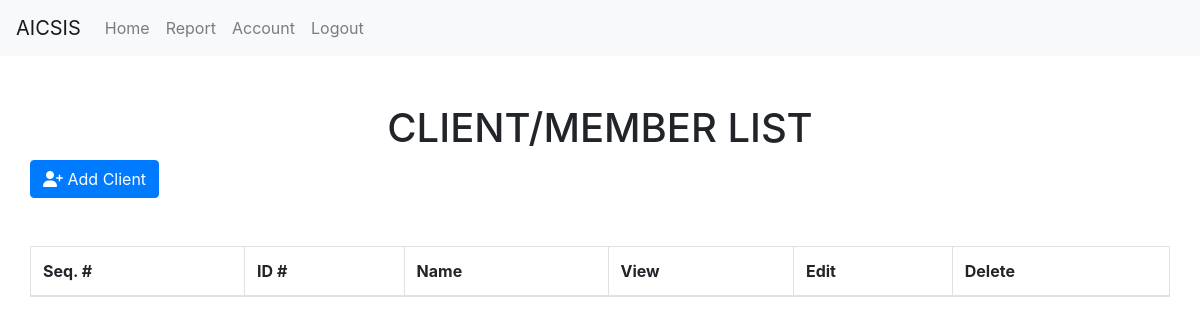
Page /admin (signed in) on the earlier database version.
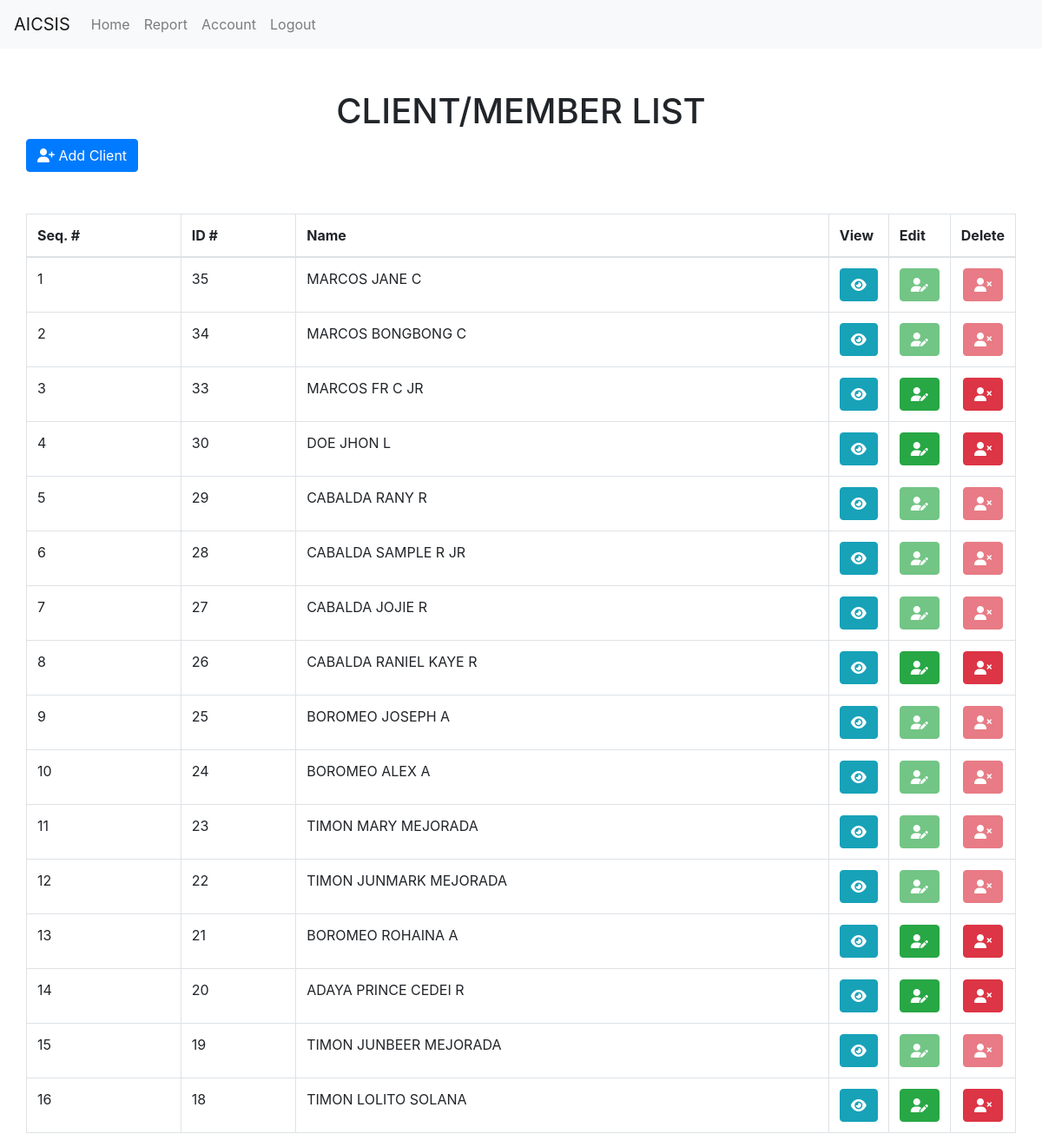
Same page on the later database version.
### tables this page shows
CREATE TABLE `tbl_client` (
  `id` int(11) NOT NULL,
  `lname` varchar(255) NOT NULL,
  `fname` varchar(255) NOT NULL,
  `mname` varchar(255) NOT NULL,
  `suffix` varchar(255) DEFAULT NULL,
  `head_family_id` int(11) DEFAULT NULL,
  `age` varchar(3) DEFAULT NULL,
  `relation` varchar(200) NOT NULL,
  `address` varchar(255) NOT NULL,
  `date_created` datetime(5) NOT NULL DEFAULT current_timestamp(5)
);

### admin/index.php (the view, shortened to what the changed rows need)
<?php
    include('../include/header.php');
    include('../security.php');
?>
    <div class="container">
        <div class="row">
            <div class="table-responsive mt-5 ">
                    <h1 class="text-center"> CLIENT/MEMBER LIST </h1>
                <table class="table table-bordered stripe" id="dataTable1" width="100%" cellspacing="0">
                    <thead>
                        <tr>
                            <th>Seq. #</th>
                            <th>ID #</th>
                            <th>Name</th>
                            <th>View</th>
                            <th>Edit</th>
                            <th>Delete</th>
                        </tr>
                    </thead>
                    <tbody>
                        <?php
                            $query = "SELECT id, lname, fname, mname, suffix, head_family_id, age, relation, address FROM tbl_client ORDER BY id DESC";
                            $query_run = mysqli_query($connection,$query);
                        ?>
                            <?php
                                $seq = 1;
                                if (mysqli_num_rows($query_run) > 0){
                                    while($row = mysqli_fetch_assoc($query_run)){
                            ?>
                                        <tr style="text-transform: capitalize;">
                                            <td><?php echo htmlspecialchars($seq++); ?> </td>
                                            <td><?php echo htmlspecialchars($row['id']); ?> </td>
                                            <td style="text-transform: uppercase;"><?php echo htmlspecialchars($row['lname']." ".$row['fname']. " " .$row['mname']). " " .$row['suffix']; ?> </td>
                                            <td width="2%">
                                                <form action="view_client.php" method="post">
                                                    <button  type="submit" name="btn_view_client" class="btn btn-info btn-circle"><i class='fas fa-eye'></i></button>
                                                </form>
                                            </td>
                                            <td width="2%">
                                                 <?php
                                                    if(empty($row['head_family_id'])){
                                                ?>
                                                        <button type="button" class="btn btn-success btn-circle"  id="edit_client" data-toggle="modal" data-target="#staticBackdrop3" data-id1="<?php echo htmlspecialchars($row['id']); ?>" data-id2="<?php echo htmlspecialchars($row['lname']); ?>" data-id3="<?php echo htmlspecialchars($row['fname']); ?>" data-id4="<?php echo htmlspecialchars($row['mname']); ?>" data-id5="<?php echo htmlspecialchars($row['suffix']); ?>" data-id6="<?php echo htmlspecialchars($row['age']); ?>" data-id7="<?php echo htmlspecialchars($row['address']); ?>">
                                                            <i class="fas fa-user-edit"></i>
                                                        </button>
                                                <?php
                                                    }else{
                                                        ?>
                                                        <button type="button" class="btn btn-success btn-circle" disabled>
                                                            <i class="fas fa-user-edit"></i>
                                                        </button>
                                                    <?php
                                                    }
                                                ?>
                                            </td>
                                            <td class="text-center" style="width: 2%;">
                                                <?php
                                                    if(empty($row['head_family_id'])){
                                                ?>
                                                        <button type="button"  class="btn btn-danger btn-circle" data-id1="<?php echo htmlspecialchars($row['id']); ?>" data-toggle="modal" data-target="#staticBackdrop6" id="clientdeleteid">
                                                        <i class="fas fa-user-times"></i>
                                                        </button>
                                                <?php
                                                    }else{
                                                ?>
                                                        <button type="button"  class="btn btn-danger btn-circle" disabled>
                                                        <i class="fas fa-user-times"></i>
                                                        </button>
                                                        <?php
                                                    }
                                                ?>
                                            </td>
                                        </tr>
                                                <?php
                                    }
                                }else {
                                }
                                        ?>
                    </tbody>
                </table>
                </div>
        </div>
    </div>
<?php
    include('../include/footer.php');
?>

Differences in the rows shown:
added tbl_client: id "35", lname+fname+mname "MARCOS JANE C", head_family_id 33 (drawn)
added tbl_client: id "34", lname+fname+mname "MARCOS BONGBONG C", head_family_id 33 (drawn)
added tbl_client: id "33", lname+fname+mname "MARCOS FR C", suffix "JR"
added tbl_client: id "30", lname+fname+mname "DOE JHON L"
added tbl_client: id "29", lname+fname+mname "CABALDA RANY R", head_family_id 26 (drawn)
added tbl_client: id "28", lname+fname+mname "CABALDA SAMPLE R", suffix "JR", head_family_id 26 (drawn)
added tbl_client: id "27", lname+fname+mname "CABALDA JOJIE R", head_family_id 26 (drawn)
added tbl_client: id "26", lname+fname+mname "CABALDA RANIEL KAYE R"
added tbl_client: id "25", lname+fname+mname "BOROMEO JOSEPH A", head_family_id 21 (drawn)
added tbl_client: id "24", lname+fname+mname "BOROMEO ALEX A", head_family_id 21 (drawn)
added tbl_client: id "23", lname+fname+mname "TIMON MARY MEJORADA", head_family_id 18 (drawn)
added tbl_client: id "22", lname+fname+mname "TIMON JUNMARK MEJORADA", head_family_id 18 (drawn)
added tbl_client: id "21", lname+fname+mname "BOROMEO ROHAINA A"
added tbl_client: id "20", lname+fname+mname "ADAYA PRINCE CEDEI R"
added tbl_client: id "19", lname+fname+mname "TIMON JUNBEER MEJORADA", head_family_id 18 (drawn)
added tbl_client: id "18", lname+fname+mname "TIMON LOLITO SOLANA"
